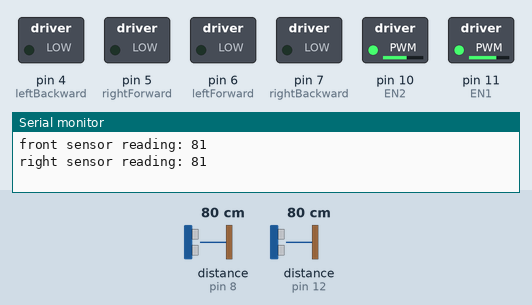
Bench run of a sketch on a simulated Arduino Uno, built with avr-gcc and run on an emulated ATmega328P. Parts: switched loads named in the sketch (green lamp = pin HIGH), the last lines printed to the serial monitor. Dashed ring = blinking. Inputs (shaded band) come from the test bench; at power-on: distance to the obstacle (sensors on pin 12, pin 8) 80 cm. The echo pulse lasts 58.3 µs per cm.

Above: at 8.2 s.
8.3 s: distance to the obstacle (sensor on pin 12) set to 12 cm
16.0 s: distance to the obstacle (sensor on pin 12) set to 9 cm
At 19.3 s:
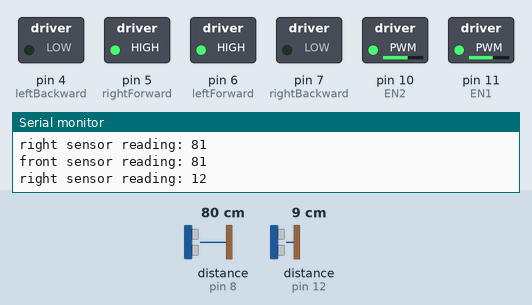
24.0 s: distance to the obstacle (sensor on pin 12) set to 2 cm
At 24.45 s:
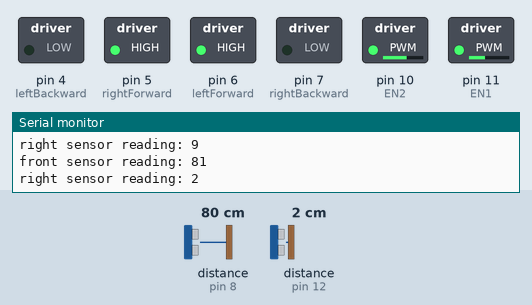
35.5 s: distance to the obstacle (sensor on pin 12) set to 6 cm
At 36.2 s:
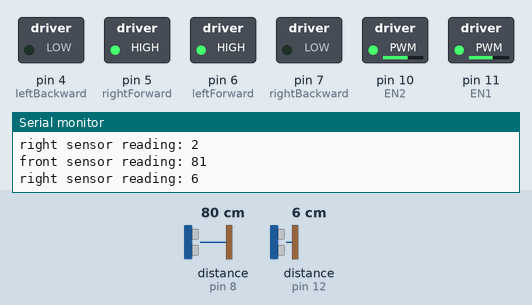
40.5 s: distance to the obstacle (sensor on pin 8) set to 10 cm
44.0 s: distance to the obstacle (sensor on pin 8) set to 7 cm
At 45.6 s:
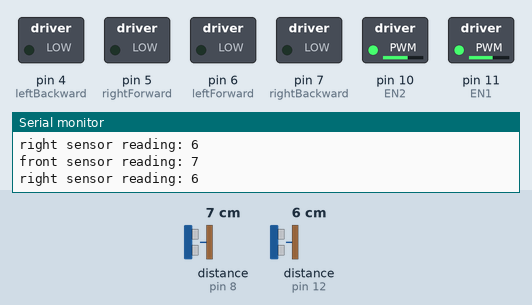
Timing chart, 0 to 47.1 s (numbered marks = the images above; inputs shaded):
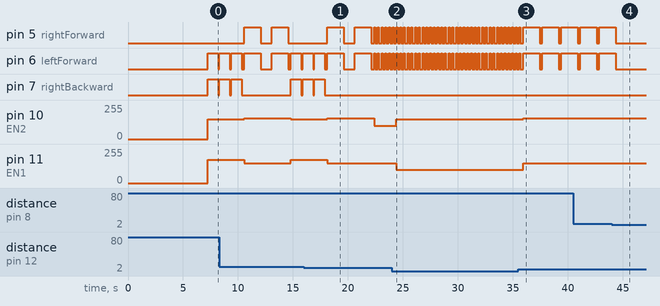

Measured:
- the behaviour switches between 11 and 10 cm on distance to the obstacle (sensor on pin 12) (found by bisection; images 0 and 1)
- the behaviour switches between 4 and 5 cm on distance to the obstacle (sensor on pin 12) (found by bisection; images 2 and 3)
- the behaviour switches between 9 and 8 cm on distance to the obstacle (sensor on pin 8) (found by bisection; images 3 and 4)
- after the input at 16.0 s, pin 7 (rightBackward): goes on until 17.9 s, then stays LOW; pin 11 (EN1): goes on until 18.1 s, then stays 150/255
- after the input at 24.0 s, pin 10 (EN2): 100/255 → 150/255 after 0.41 s; pin 11 (EN1): 150/255 → 100/255 after 0.41 s
- after the input at 35.5 s, pin 10 (EN2): 150/255 → 157/255 after 0.42 s; pin 11 (EN1): 100/255 → 150/255 after 0.42 s
- after the input at 44.0 s, pin 5 (rightForward), pin 6 (leftForward): goes on until 44.4 s, then stays LOW
- by itself, pin 5 (rightForward), pin 6 (leftForward): alternates HIGH for 0.10 s and LOW for 0.24 s

The sketch:

test.ino
```cpp
#include <NewPing.h>

const int maxDistance = 200; // the sensor can only output max 200cm

const int echoPin1   = 12;  //echoPin1 RIGHT SIDE
const int trigPin1   = 13;  //TriggerPin1

const int echoPin2   = 8;   //echoPin2  FRONT
const int trigPin2   = 9;   // TriggerPin2

//MotorLeft
const int leftForward  = 6;    // Pin 2 of SN754410NE IC
const int leftBackward  = 4;    // Pin 7 of SN754410NE IC
int EN1 = 11;                 // Pin 1 of SN754410NE IC

//MotorRight
const int rightForward  = 5;    // Pin  10 of SN754410NE IC
const int rightBackward  = 7;    // Pin  15 of SN754410NE IC
int EN2 = 10;                 // Pin 9 of SN754410NE IC

const int ms = 5000; // delay
long fDistance;    // front distance
long rDistance;    // left  distance


NewPing fSensor(trigPin2, echoPin2, maxDistance);  // front facing sensor
NewPing rSensor(trigPin1, echoPin1, maxDistance);  // left  facing sensor

void setup()
{
  Serial.begin(9600);
  pinMode(leftForward, OUTPUT);
  pinMode(rightForward, OUTPUT);
  pinMode(leftBackward, OUTPUT);
  pinMode(rightBackward, OUTPUT);

  pinMode(EN1, OUTPUT);
  pinMode(EN2, OUTPUT);

  delay(7000);
}

void loop()
{
  fDistance = fSensor.convert_cm(fSensor.ping_median(5));  // new median filter front sensor
  rDistance = rSensor.convert_cm(rSensor.ping_median(5));  // new median filter left  sensor
  Serial.print( "front sensor reading: ");
  Serial.println(fDistance);
  Serial.print( "right sensor reading: ");
  Serial.println(rDistance);

  if (rDistance > 10)   //Front blocked, turn right
  {

    right();
    Reset();
    rDistance = rSensor.convert_cm(rSensor.ping_median(5));
    if (rDistance<5){
      return;
    }
    right();
    Reset();
    rDistance = rSensor.convert_cm(rSensor.ping_median(5));
    if (rDistance<5){
      return;
    }
    right();
    Reset();
    rDistance = rSensor.convert_cm(rSensor.ping_median(5));
    if (rDistance<5){
      return;
    }
    fDistance = fSensor.convert_cm(fSensor.ping_median(5));
    if (fDistance<20){
      right();
      Reset();
      rDistance = rSensor.convert_cm(rSensor.ping_median(5));
      if (rDistance<5){
        return;
      }
      right();
      Reset();
      rDistance = rSensor.convert_cm(rSensor.ping_median(5));
      if (rDistance<5){
        return;
      }
      right();
      Reset();
      rDistance = rSensor.convert_cm(rSensor.ping_median(5));
      if (rDistance<5){
        return;
      }
    }else{
    straight();
    Reset();
  }
  delay(1000);
  Reset();
  }
  else if (rDistance < 5) {
      Reset();
      slight_left();
      Reset();
      return;
  }
  else if (rDistance > 8) {
      Reset();
      slight_right();
      Reset();
      return;
  }

if (fDistance > 8)
{
  straight();
  Reset();

}

}

void Reset()
{
digitalWrite(leftForward, LOW);
digitalWrite(leftBackward, LOW);   // Stop motor
digitalWrite(rightForward, LOW);
digitalWrite(rightBackward, LOW);
}

void straight()
{
analogWrite(EN1, 150);
analogWrite(EN2, 157);
digitalWrite(leftForward, HIGH);
digitalWrite(leftBackward, LOW);
digitalWrite(rightForward, HIGH);  // Go straight
digitalWrite(rightBackward, LOW);
delay(1500);
}

void reverse()
{
analogWrite(EN1, 150);
analogWrite(EN2, 160);
digitalWrite(leftForward, LOW);
digitalWrite(leftBackward, HIGH);
digitalWrite(rightForward, LOW);  // Reverse
digitalWrite(rightBackward, HIGH);
delay(160);
}

void right()
{
analogWrite(EN1, 173);
analogWrite(EN2, 150);
digitalWrite(leftForward, HIGH);
digitalWrite(leftBackward, LOW);   // Turn right
digitalWrite(rightForward, LOW);
digitalWrite(rightBackward, HIGH);
delay(950);
}

void left()
{
analogWrite(EN1, 150);
analogWrite(EN2, 173);
digitalWrite(leftForward, LOW);
digitalWrite(leftBackward, HIGH);   // Turn right
digitalWrite(rightForward, HIGH);
digitalWrite(rightBackward, LOW);
delay(950);
}

void slight_right()
{
analogWrite(EN1, 150);
analogWrite(EN2, 100);
digitalWrite(leftForward, HIGH);
digitalWrite(leftBackward, LOW);   // Turn slight_right
digitalWrite(rightForward, HIGH);
digitalWrite(rightBackward, LOW);
delay(100);
}

void slight_left()
{
analogWrite(EN1, 100);
analogWrite(EN2, 150);
digitalWrite(leftForward, HIGH);
digitalWrite(leftBackward, LOW);   // Turn slight_right
digitalWrite(rightForward, HIGH);
digitalWrite(rightBackward, LOW);
delay(100);
}
```
